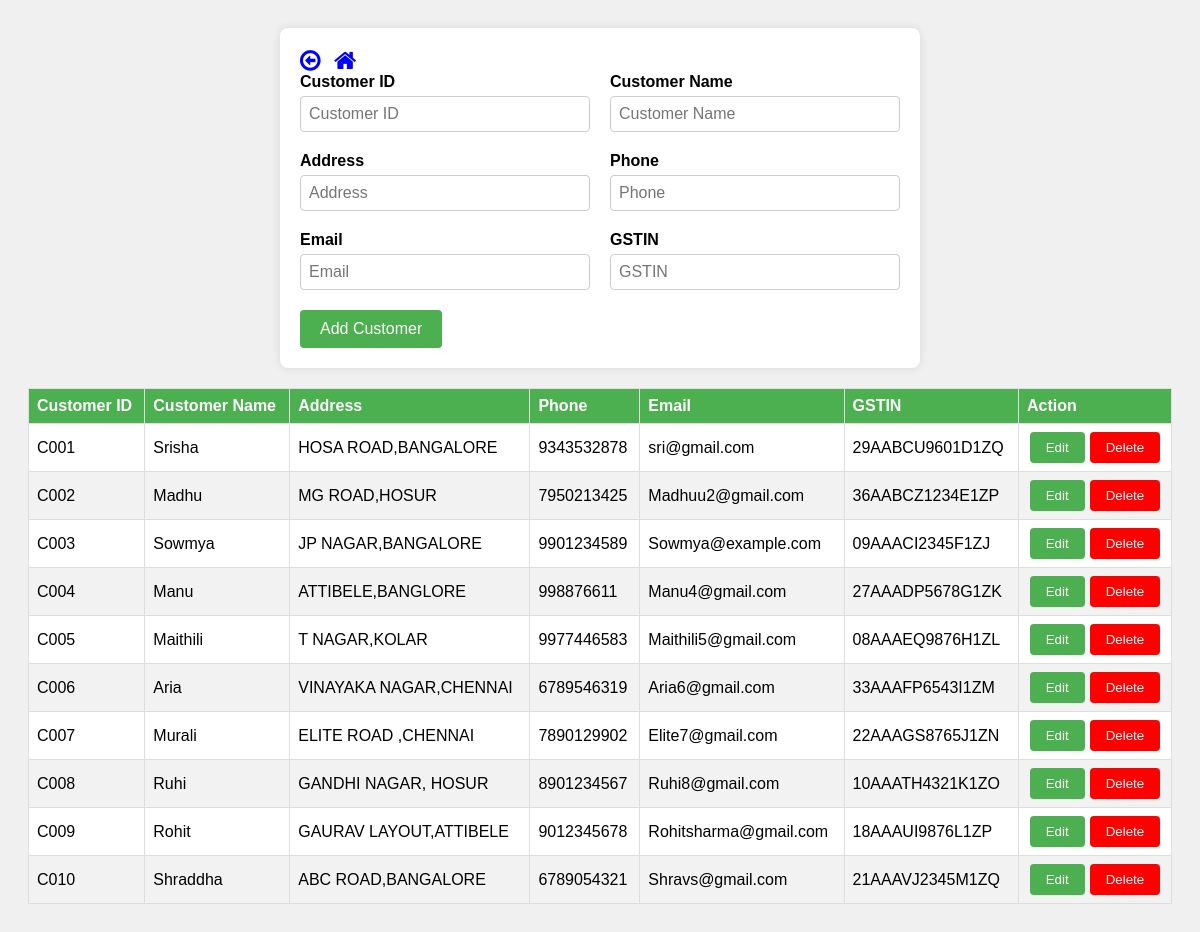
The page /pickpack/customer.php (signed in) on the database its author committed.
### tables this page shows
CREATE TABLE `pp_customer` (
  `count` int(11) NOT NULL,
  `customer_id` varchar(75) NOT NULL,
  `customer_name` varchar(75) DEFAULT NULL,
  `company_name` varchar(75) DEFAULT NULL,
  `address` varchar(100) DEFAULT NULL,
  `phone` bigint(20) DEFAULT NULL,
  `email` varchar(75) DEFAULT NULL,
  `gstin` varchar(50) DEFAULT NULL
);

### pickpack/customer.php (the view, shortened to what this page needs)
<?php
include('../Includes/connection.php');
$sql = "SELECT * FROM pp_customer";
$result = $conn->query($sql);
?>
<!DOCTYPE html>
<html lang="en">
<head>
    <link rel="stylesheet" href="https://cdnjs.cloudflare.com/ajax/libs/font-awesome/4.7.0/css/font-awesome.min.css">
</head>
<body>
<div class="container">
    <a href="#" onclick="window.history.back(); return false;"><i style="font-size:24px;color:blue" class="fa">&#xf190;</i></a>
        <a href="index.php"><i style="font-size:24px;color:blue" class="fa">&#xf015;</i></a>
    <form id="customerForm" method="POST" action="customer.php">
        <div class="form-row">
            <div class="form-group">
                <label for="customer_id">Customer ID</label>
                <input type="text" id="customer_id" name="customer_id" placeholder="Customer ID" required>
            </div>
            <div class="form-group">
                <label for="customer_name">Customer Name</label>
                <input type="text" id="customer_name" name="customer_name" placeholder="Customer Name" required>
            </div>
        </div>
        <div class="form-row">
            <div class="form-group">
                <label for="address">Address</label>
                <input type="text" id="address" name="address" placeholder="Address" required>
            </div>
            <div class="form-group">
                <label for="phone">Phone</label>
                <input type="tel" id="phone" name="phone" placeholder="Phone" pattern="[0-9]{10}" title="Please enter 10 digits" required>
            </div>
        </div>
        <div class="form-row">
            <div class="form-group">
                <label for="email">Email</label>
                <input type="email" id="email" name="email" placeholder="Email" pattern="^[a-zA-Z0-9._%+-]+@[A-Za-z0-9.-]+\.[A-Za-z]{2,}$" title="Please enter a valid email address (eg. example@example.com)" required>
            </div>
            <div class="form-group">
                <label for="gstin">GSTIN</label>
                <input type="text" id="gstin" name="gstin" placeholder="GSTIN" required>
            </div>
        </div>
        <input type="submit" id="submitButton" value="Add Customer">
    </form>
</div>
<?php
if ($result->num_rows > 0) {
    echo '<table>';
    echo '<thead>';
    echo '<tr>';
    echo '<th>Customer ID</th>';
    echo '<th>Customer Name</th>';
    echo '<th>Address</th>';
    echo '<th>Phone</th>';
    echo '<th>Email</th>';
    echo '<th>GSTIN</th>';
    echo '<th>Action</th>';
    echo '</tr>';
    echo '</thead>';
    echo '<tbody>';
    while ($row = $result->fetch_assoc()) {
        echo '<tr>';
        echo '<td>' . htmlspecialchars($row["customer_id"]) . '</td>';
        echo '<td>' . htmlspecialchars($row["customer_name"]) . '</td>';
        echo '<td>' . htmlspecialchars($row["address"]) . '</td>';
        echo '<td>' . htmlspecialchars($row["phone"]) . '</td>';
        echo '<td>' . htmlspecialchars($row["email"]) . '</td>';
        echo '<td>' . htmlspecialchars($row["gstin"]) . '</td>';
        echo '<td class="button-container">';
        echo '<button class="edit-button" onclick="openEditModal(\'' . htmlspecialchars($row["customer_id"]) . '\', \'' . htmlspecialchars($row["customer_name"]) . '\', \'' . htmlspecialchars($row["address"]) . '\', \'' . htmlspecialchars($row["phone"]) . '\', \'' . htmlspecialchars($row["email"]) . '\', \'' . htmlspecialchars($row["gstin"]) . '\')">Edit</button>';
        echo '<form action="delete_customer.php" method="POST" style="display: inline; margin-left: 5px;">';
        echo '<button type="submit" class="delete-button" onclick="return confirm(\'Are you sure you want to delete this customer?\')">Delete</button>';
        echo '</form>';
        echo '</td>';
        echo '</tr>';
    }
    echo '</tbody>';
    echo '</table>';
} else {
    echo "0 results";
}
?>
</body>
</html>

### pickpack/customer.php (style rules this page uses)
body { font-family: Arial, sans-serif; background-color: #f0f0f0; padding: 20px; }
.container { max-width: 600px; margin: auto; background: #fff; padding: 20px; border-radius: 8px; box-shadow: 0 0 10px rgba(0,0,0,0.1); margin-bottom: 20px; }
.form-row { display: flex; justify-content: space-between; margin-bottom: 20px; }
.form-row .form-group { flex-basis: calc(50% - 10px); }
.form-row .form-group label { font-weight: bold; display: block; margin-bottom: 5px; }
.form-row .form-group input, .form-row .form-group select { width: 100%; padding: 8px; font-size: 16px; border: 1px solid #ccc; border-radius: 4px; box-sizing: border-box; }
input[type="submit"] { background-color: #4CAF50; color: white; padding: 10px 20px; border: none; border-radius: 4px; cursor: pointer; font-size: 16px; }
table { width: 100%; border-collapse: collapse; margin-top: 20px; background-color: #fff; }
th, td { border: 1px solid #ddd; padding: 8px; text-align: left; }
th { background-color: #4caf50; color: #fff; }
tbody tr:nth-child(even) { background-color: #f2f2f2; }
.edit-button { background-color: #4CAF50; color: white; padding: 8px 16px; border: none; cursor: pointer; border-radius: 4px; transition: background-color 0.3s ease; }
.delete-button { background-color: red; color: white; padding: 8px 16px; border: none; cursor: pointer; border-radius: 4px; transition: background-color 0.3s ease; }
.button-container { text-align: center; }

### rows shown on the page
pp_customer: customer "C001", customer_name "Srisha", address "HOSA ROAD,BANGALORE", phone "9343532878", email "sri@gmail.com", gstin "29AABCU9601D1ZQ"
pp_customer: customer "C002", customer_name "Madhu", address "MG ROAD,HOSUR", phone "7950213425", email "Madhuu2@gmail.com", gstin "36AABCZ1234E1ZP"
pp_customer: customer "C003", customer_name "Sowmya", address "JP NAGAR,BANGALORE", phone "9901234589", email "Sowmya@example.com", gstin "09AAACI2345F1ZJ"
pp_customer: customer "C004", customer_name "Manu", address "ATTIBELE,BANGLORE", phone "998876611", email "Manu4@gmail.com", gstin "27AAADP5678G1ZK"
pp_customer: customer "C005", customer_name "Maithili", address "T NAGAR,KOLAR", phone "9977446583", email "Maithili5@gmail.com", gstin "08AAAEQ9876H1ZL"
pp_customer: customer "C006", customer_name "Aria", address "VINAYAKA NAGAR,CHENNAI", phone "6789546319", email "Aria6@gmail.com", gstin "33AAAFP6543I1ZM"
pp_customer: customer "C007", customer_name "Murali", address "ELITE ROAD ,CHENNAI", phone "7890129902", email "Elite7@gmail.com", gstin "22AAAGS8765J1ZN"
pp_customer: customer "C008", customer_name "Ruhi", address "GANDHI NAGAR, HOSUR", phone "8901234567", email "Ruhi8@gmail.com", gstin "10AAATH4321K1ZO"
pp_customer: customer "C009", customer_name "Rohit", address "GAURAV LAYOUT,ATTIBELE", phone "9012345678", email "Rohitsharma@gmail.com", gstin "18AAAUI9876L1ZP"
pp_customer: customer "C010", customer_name "Shraddha", address "ABC ROAD,BANGALORE", phone "6789054321", email "Shravs@gmail.com", gstin "21AAAVJ2345M1ZQ"
